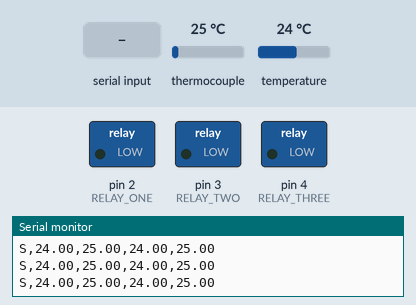
A sketch run on a simulated Arduino Uno, built with avr-gcc and run on an emulated ATmega328P. Shown: switched loads named in the sketch (green lamp = pin HIGH), the last lines printed to the serial monitor. Inputs (shaded band) come from the test bench; at power-on: thermocouple 25 °C, temperature 24 °C.

Above: at 1.7 s.
1.8 s: "L" received over Serial
At 3.0 s:
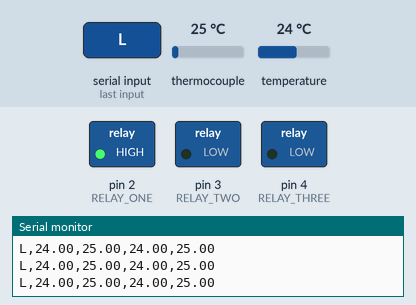
3.3 s: "M" received over Serial
At 4.5 s:
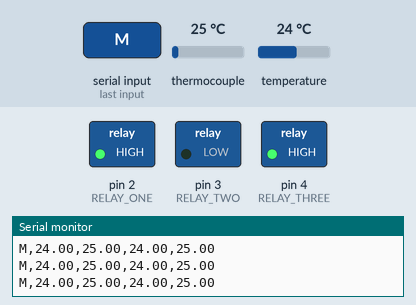
4.8 s: "H" received over Serial
At 5.5 s:
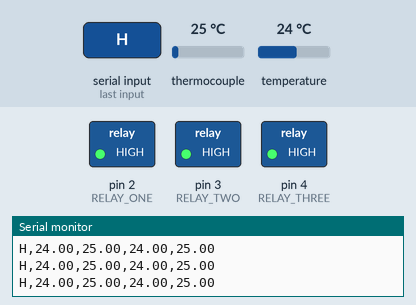
6.3 s: "S" received over Serial
At 7.4 s:
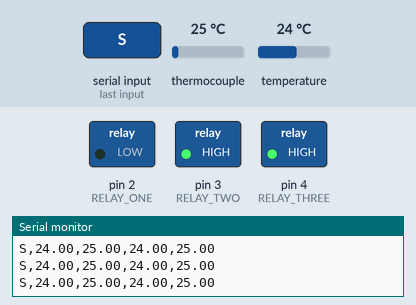
Timing chart, 0 to 9.3 s (numbered marks = the images above; inputs shaded):
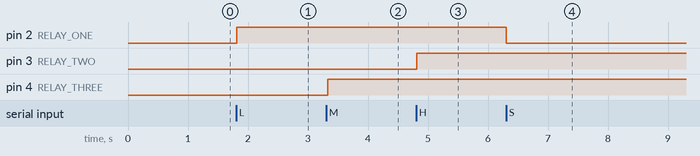

The sketch:

Arduino_TempControl.ino
```cpp
#include <Adafruit_MAX31856.h>
// Heating control relay locations
#define RELAY_ONE 2 // relay one is connected to digital pin 2
#define RELAY_TWO 3 // relay two is connected to digital pin 3
#define RELAY_THREE 4 // relay three is connected to digital pin 4
// Used to determine heating control
#define OFF_HEAT 0
#define LOW_HEAT 1
#define MEDIUM_HEAT 2
#define HIGH_HEAT 3

// Include heating function
void HeatControl(int ControlStatus);

// If you want to connect multiple MAX31856's to one microcontroller, have them share the SDI, SDO and SCK pins. Then assign each one a unique CS pin.
// To read a particular max 31856 you will need to make that chip select line low
int ThermoCLK = 13;
int ThermoSDO = 12;
int ThermoSDI = 11;
int Thermo1CS = 10; // This is the upside down thermocouple amplifier
int Thermo2CS = 9; // This is the most recent thermocouple amplifier
char TempChar;
char STATE = 'S';

// Declare the MAX31856 chips
Adafruit_MAX31856 max1 = Adafruit_MAX31856(Thermo1CS, ThermoSDI, ThermoSDO, ThermoCLK);
Adafruit_MAX31856 max2 = Adafruit_MAX31856(Thermo2CS, ThermoSDI, ThermoSDO, ThermoCLK);

// Summary: Runs once on powerup
void setup() {
    pinMode(RELAY_ONE,OUTPUT); // ON or OFF
    pinMode(RELAY_TWO,OUTPUT); // 20 Ohm control
    pinMode(RELAY_THREE,OUTPUT); // 20=7 Ohm control
    HeatControl(OFF_HEAT);
    max1.begin();
    max1.setThermocoupleType(MAX31856_TCTYPE_K); // Ktype thermocouple
    max2.begin();
    max2.setThermocoupleType(MAX31856_TCTYPE_K); // Ktype thermocouple
    Serial.begin(9600);
    Serial.println("Starting");
    delay(500);
    //Serial.println("STATE,MAX 1 CJ,MAX 1 Thermo,MAX 2 CJ, MAX 2 Thermo");
} // End function

// Summary: The main loop
void loop() {
  if (Serial.available() > 0) {
    TempChar = Serial.read();
    if(TempChar == 'S') { // Stop heating
      HeatControl(OFF_HEAT);
      STATE = 'S';
    } else if (TempChar == 'L'){ // Start low heating
      HeatControl(LOW_HEAT);
      STATE = 'L';
    } else if (TempChar == 'M') { // Start medium heating
      HeatControl(MEDIUM_HEAT);
      STATE = 'M';
    } else if (TempChar == 'H') { // Start high heating
      HeatControl(HIGH_HEAT);
      STATE = 'H';
    }
  }
  Serial.print(STATE);
  Serial.print(",");
  Serial.print(max1.readCJTemperature());
  Serial.print(",");
  Serial.print(max1.readThermocoupleTemperature());
  Serial.print(",");
  Serial.print(max2.readCJTemperature());
  Serial.print(",");
  Serial.println(max2.readThermocoupleTemperature());
} // End function

// Summary: Used to control the temperature of the insulation chamber
// Input[ControlStatus]:
void HeatControl(int ControlStatus){
  switch(ControlStatus){
    case LOW_HEAT:
      digitalWrite(RELAY_ONE,HIGH); // Switch on to turn on circuit
      digitalWrite(RELAY_TWO,LOW); // Switch off to prevent short from first resistor
      digitalWrite(RELAY_THREE,LOW); // Switch off to prevent short from second resistor
      break;
    case MEDIUM_HEAT:
      digitalWrite(RELAY_ONE,HIGH); // Switch on to turn on circuit
      digitalWrite(RELAY_TWO,LOW); // Switch off to prevent short from first resistor
      digitalWrite(RELAY_THREE,HIGH); // Switch on to short second resistor
      break;
    case HIGH_HEAT:
      digitalWrite(RELAY_ONE,HIGH); // Switch on to turn on circuit
      digitalWrite(RELAY_TWO,HIGH); // Switch on to short heating circuit
      //digitalWrite(RELAY_THREE,HIGH); // Has no effect
      break;
    case OFF_HEAT:
    default:
      digitalWrite(RELAY_ONE,LOW); // Switch off to open circuit
      //digitalWrite(RELAY_TWO,HIGH); // Has no effect
      //digitalWrite(RELAY_THREE,); // Has no effect
      break;
  }
} // End function
```

Measured:
- after the input at 1.8 s, pin 2 (RELAY_ONE): LOW → HIGH at once
- after the input at 3.3 s, pin 4 (RELAY_THREE): LOW → HIGH at once
- after the input at 4.8 s, pin 3 (RELAY_TWO): LOW → HIGH at once
- after the input at 6.3 s, pin 2 (RELAY_ONE): HIGH → LOW at once
